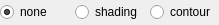
<ui version="4.0" >
 <class>IStatusDEM</class>
 <widget class="QWidget" name="IStatusDEM" >
  <property name="geometry" >
   <rect>
    <x>0</x>
    <y>0</y>
    <width>219</width>
    <height>25</height>
   </rect>
  </property>
  <property name="windowTitle" >
   <string>Form</string>
  </property>
  <layout class="QHBoxLayout" >
   <property name="leftMargin" >
    <number>0</number>
   </property>
   <property name="topMargin" >
    <number>0</number>
   </property>
   <property name="rightMargin" >
    <number>0</number>
   </property>
   <property name="bottomMargin" >
    <number>0</number>
   </property>
   <item>
    <widget class="QRadioButton" name="radioNone" >
     <property name="text" >
      <string>none</string>
     </property>
     <property name="checked" >
      <bool>true</bool>
     </property>
    </widget>
   </item>
   <item>
    <widget class="QRadioButton" name="radioShading" >
     <property name="text" >
      <string>shading</string>
     </property>
    </widget>
   </item>
   <item>
    <widget class="QRadioButton" name="radioContour" >
     <property name="text" >
      <string>contour</string>
     </property>
    </widget>
   </item>
  </layout>
 </widget>
 <resources/>
 <connections/>
</ui>
